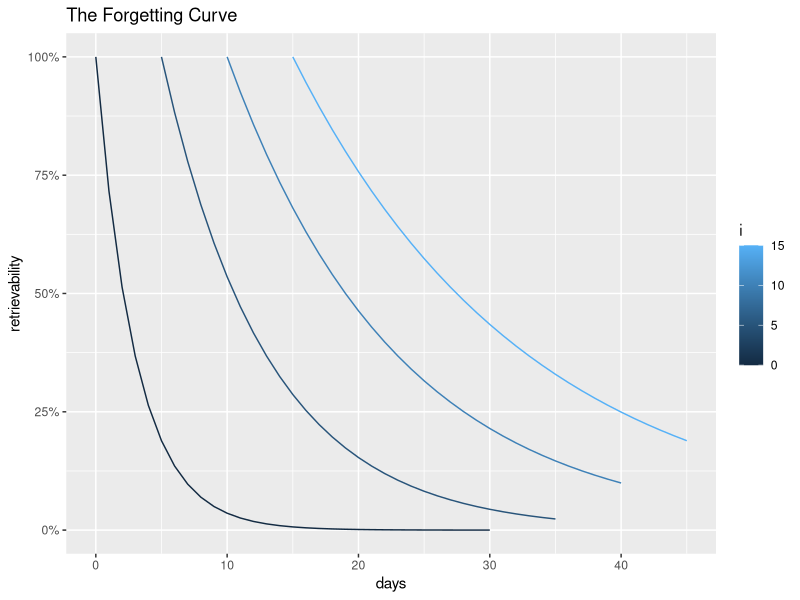

Write the R code that produced this figure.
## ---- chunk 1
knitr::opts_chunk$set(echo = TRUE)
library(ggplot2)
library(scales)
## ---- chunk 2
# Simulate the Hermann Ebbinghaus Curve

# Recall 0
S <- 3 # original stickiness of memory (stability)
t <- c(0:30) # time in days

R <- sapply(t, function(x) exp(1)^(-x/S)) # calculate retrievability

df <- data.frame(t, R, recall.number = 0)


datalist = list()

for (i in seq(1,20,5)) {
    # ... make some data
    
    dat <- data.frame(days = t, retrievability = sapply(t + 1 - i,function(x) exp(1)^(-x/S)))
    dat$i <- i -1  # maybe you want to keep track of which iteration produced it?
    datalist[[i]] <- dat # add it to your list
    t <- t + 5
    S <- S + 5
}

big_data = do.call(rbind, datalist)
# or big_data <- dplyr::bind_rows(datalist)
# or big_data <- data.table::rbindlist(datalist)


# Plot graph
ggplot(data = big_data, aes(x = days, y = retrievability, color = i, group = i)) +
  scale_y_continuous(labels = scales::percent) +
  geom_line() +
  ggtitle(label = "The Forgetting Curve")


